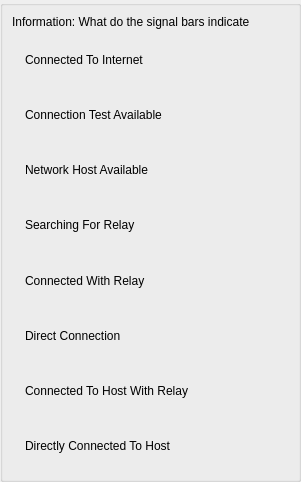
<?xml version="1.0" encoding="UTF-8"?>
<ui version="4.0">
 <class>AppletHelpNetSignalBarsUi</class>
 <widget class="QWidget" name="AppletHelpNetSignalBarsUi">
  <property name="geometry">
   <rect>
    <x>0</x>
    <y>0</y>
    <width>301</width>
    <height>482</height>
   </rect>
  </property>
  <property name="sizePolicy">
   <sizepolicy hsizetype="Preferred" vsizetype="Preferred">
    <horstretch>0</horstretch>
    <verstretch>0</verstretch>
   </sizepolicy>
  </property>
  <property name="minimumSize">
   <size>
    <width>0</width>
    <height>50</height>
   </size>
  </property>
  <property name="maximumSize">
   <size>
    <width>16777215</width>
    <height>16777215</height>
   </size>
  </property>
  <property name="windowTitle">
   <string>Information</string>
  </property>
  <layout class="QVBoxLayout" name="verticalLayout">
   <property name="spacing">
    <number>0</number>
   </property>
   <property name="leftMargin">
    <number>0</number>
   </property>
   <property name="topMargin">
    <number>0</number>
   </property>
   <property name="rightMargin">
    <number>0</number>
   </property>
   <property name="bottomMargin">
    <number>0</number>
   </property>
   <item>
    <widget class="QGroupBox" name="StyledDlgItemsBox">
     <property name="sizePolicy">
      <sizepolicy hsizetype="Expanding" vsizetype="Expanding">
       <horstretch>0</horstretch>
       <verstretch>0</verstretch>
      </sizepolicy>
     </property>
     <property name="minimumSize">
      <size>
       <width>0</width>
       <height>0</height>
      </size>
     </property>
     <property name="title">
      <string/>
     </property>
     <layout class="QVBoxLayout" name="verticalLayout_2">
      <item>
       <widget class="QLabel" name="m_InfoLabel">
        <property name="text">
         <string>Information: What do the signal bars indicate</string>
        </property>
       </widget>
      </item>
      <item>
       <layout class="QHBoxLayout" name="horizontalLayout">
        <item>
         <widget class="VxLabel" name="m_Pic_1">
          <property name="sizePolicy">
           <sizepolicy hsizetype="Preferred" vsizetype="Expanding">
            <horstretch>0</horstretch>
            <verstretch>0</verstretch>
           </sizepolicy>
          </property>
          <property name="minimumSize">
           <size>
            <width>0</width>
            <height>0</height>
           </size>
          </property>
          <property name="text">
           <string/>
          </property>
         </widget>
        </item>
        <item>
         <widget class="VxLabel" name="m_PicLabel_1">
          <property name="sizePolicy">
           <sizepolicy hsizetype="Expanding" vsizetype="Expanding">
            <horstretch>0</horstretch>
            <verstretch>0</verstretch>
           </sizepolicy>
          </property>
          <property name="minimumSize">
           <size>
            <width>0</width>
            <height>0</height>
           </size>
          </property>
          <property name="text">
           <string>Connected To Internet</string>
          </property>
         </widget>
        </item>
       </layout>
      </item>
      <item>
       <layout class="QHBoxLayout" name="horizontalLayout_2">
        <item>
         <widget class="VxLabel" name="m_Pic_2">
          <property name="sizePolicy">
           <sizepolicy hsizetype="Preferred" vsizetype="Expanding">
            <horstretch>0</horstretch>
            <verstretch>0</verstretch>
           </sizepolicy>
          </property>
          <property name="minimumSize">
           <size>
            <width>0</width>
            <height>0</height>
           </size>
          </property>
          <property name="text">
           <string/>
          </property>
         </widget>
        </item>
        <item>
         <widget class="VxLabel" name="m_PicLabel_2">
          <property name="sizePolicy">
           <sizepolicy hsizetype="Expanding" vsizetype="Expanding">
            <horstretch>0</horstretch>
            <verstretch>0</verstretch>
           </sizepolicy>
          </property>
          <property name="minimumSize">
           <size>
            <width>0</width>
            <height>0</height>
           </size>
          </property>
          <property name="text">
           <string>Connection Test Available</string>
          </property>
         </widget>
        </item>
       </layout>
      </item>
      <item>
       <layout class="QHBoxLayout" name="horizontalLayout_3">
        <item>
         <widget class="VxLabel" name="m_Pic_3">
          <property name="sizePolicy">
           <sizepolicy hsizetype="Preferred" vsizetype="Expanding">
            <horstretch>0</horstretch>
            <verstretch>0</verstretch>
           </sizepolicy>
          </property>
          <property name="minimumSize">
           <size>
            <width>0</width>
            <height>0</height>
           </size>
          </property>
          <property name="text">
           <string/>
          </property>
         </widget>
        </item>
        <item>
         <widget class="VxLabel" name="m_PicLabel_3">
          <property name="sizePolicy">
           <sizepolicy hsizetype="Expanding" vsizetype="Expanding">
            <horstretch>0</horstretch>
            <verstretch>0</verstretch>
           </sizepolicy>
          </property>
          <property name="minimumSize">
           <size>
            <width>0</width>
            <height>0</height>
           </size>
          </property>
          <property name="text">
           <string>Network Host Available</string>
          </property>
         </widget>
        </item>
       </layout>
      </item>
      <item>
       <layout class="QHBoxLayout" name="horizontalLayout_4">
        <item>
         <widget class="VxLabel" name="m_Pic_4">
          <property name="sizePolicy">
           <sizepolicy hsizetype="Preferred" vsizetype="Expanding">
            <horstretch>0</horstretch>
            <verstretch>0</verstretch>
           </sizepolicy>
          </property>
          <property name="minimumSize">
           <size>
            <width>0</width>
            <height>0</height>
           </size>
          </property>
          <property name="text">
           <string/>
          </property>
         </widget>
        </item>
        <item>
         <widget class="VxLabel" name="m_PicLabel_4">
          <property name="sizePolicy">
           <sizepolicy hsizetype="Expanding" vsizetype="Expanding">
            <horstretch>0</horstretch>
            <verstretch>0</verstretch>
           </sizepolicy>
          </property>
          <property name="minimumSize">
           <size>
            <width>0</width>
            <height>0</height>
           </size>
          </property>
          <property name="text">
           <string>Searching For Relay</string>
          </property>
         </widget>
        </item>
       </layout>
      </item>
      <item>
       <layout class="QHBoxLayout" name="horizontalLayout_5">
        <item>
         <widget class="VxLabel" name="m_Pic_5">
          <property name="sizePolicy">
           <sizepolicy hsizetype="Preferred" vsizetype="Expanding">
            <horstretch>0</horstretch>
            <verstretch>0</verstretch>
           </sizepolicy>
          </property>
          <property name="minimumSize">
           <size>
            <width>0</width>
            <height>0</height>
           </size>
          </property>
          <property name="text">
           <string/>
          </property>
         </widget>
        </item>
        <item>
         <widget class="VxLabel" name="m_PicLabel_5">
          <property name="sizePolicy">
           <sizepolicy hsizetype="Expanding" vsizetype="Expanding">
            <horstretch>0</horstretch>
            <verstretch>0</verstretch>
           </sizepolicy>
          </property>
          <property name="minimumSize">
           <size>
            <width>0</width>
            <height>0</height>
           </size>
          </property>
          <property name="text">
           <string>Connected With Relay</string>
          </property>
         </widget>
        </item>
       </layout>
      </item>
      <item>
       <layout class="QHBoxLayout" name="horizontalLayout_6">
        <item>
         <widget class="VxLabel" name="m_Pic_6">
          <property name="sizePolicy">
           <sizepolicy hsizetype="Preferred" vsizetype="Expanding">
            <horstretch>0</horstretch>
            <verstretch>0</verstretch>
           </sizepolicy>
          </property>
          <property name="minimumSize">
           <size>
            <width>0</width>
            <height>0</height>
           </size>
          </property>
          <property name="text">
           <string/>
          </property>
         </widget>
        </item>
        <item>
         <widget class="VxLabel" name="m_PicLabel_6">
          <property name="sizePolicy">
           <sizepolicy hsizetype="Expanding" vsizetype="Expanding">
            <horstretch>0</horstretch>
            <verstretch>0</verstretch>
           </sizepolicy>
          </property>
          <property name="minimumSize">
           <size>
            <width>0</width>
            <height>0</height>
           </size>
          </property>
          <property name="text">
           <string>Direct Connection</string>
          </property>
         </widget>
        </item>
       </layout>
      </item>
      <item>
       <layout class="QHBoxLayout" name="horizontalLayout_7">
        <item>
         <widget class="VxLabel" name="m_Pic_7">
          <property name="sizePolicy">
           <sizepolicy hsizetype="Preferred" vsizetype="Expanding">
            <horstretch>0</horstretch>
            <verstretch>0</verstretch>
           </sizepolicy>
          </property>
          <property name="minimumSize">
           <size>
            <width>0</width>
            <height>0</height>
           </size>
          </property>
          <property name="text">
           <string/>
          </property>
         </widget>
        </item>
        <item>
         <widget class="VxLabel" name="m_PicLabel_7">
          <property name="sizePolicy">
           <sizepolicy hsizetype="Expanding" vsizetype="Expanding">
            <horstretch>0</horstretch>
            <verstretch>0</verstretch>
           </sizepolicy>
          </property>
          <property name="minimumSize">
           <size>
            <width>0</width>
            <height>0</height>
           </size>
          </property>
          <property name="text">
           <string>Connected To Host With Relay</string>
          </property>
         </widget>
        </item>
       </layout>
      </item>
      <item>
       <layout class="QHBoxLayout" name="horizontalLayout_8">
        <item>
         <widget class="VxLabel" name="m_Pic_8">
          <property name="sizePolicy">
           <sizepolicy hsizetype="Preferred" vsizetype="Expanding">
            <horstretch>0</horstretch>
            <verstretch>0</verstretch>
           </sizepolicy>
          </property>
          <property name="minimumSize">
           <size>
            <width>0</width>
            <height>0</height>
           </size>
          </property>
          <property name="text">
           <string/>
          </property>
         </widget>
        </item>
        <item>
         <widget class="VxLabel" name="m_PicLabel_8">
          <property name="sizePolicy">
           <sizepolicy hsizetype="Expanding" vsizetype="Expanding">
            <horstretch>0</horstretch>
            <verstretch>0</verstretch>
           </sizepolicy>
          </property>
          <property name="minimumSize">
           <size>
            <width>0</width>
            <height>0</height>
           </size>
          </property>
          <property name="text">
           <string>Directly Connected To Host</string>
          </property>
         </widget>
        </item>
       </layout>
      </item>
     </layout>
    </widget>
   </item>
  </layout>
 </widget>
 <customwidgets>
  <customwidget>
   <class>VxLabel</class>
   <extends>QLabel</extends>
   <header>VxLabel.h</header>
  </customwidget>
 </customwidgets>
 <resources/>
 <connections/>
</ui>
